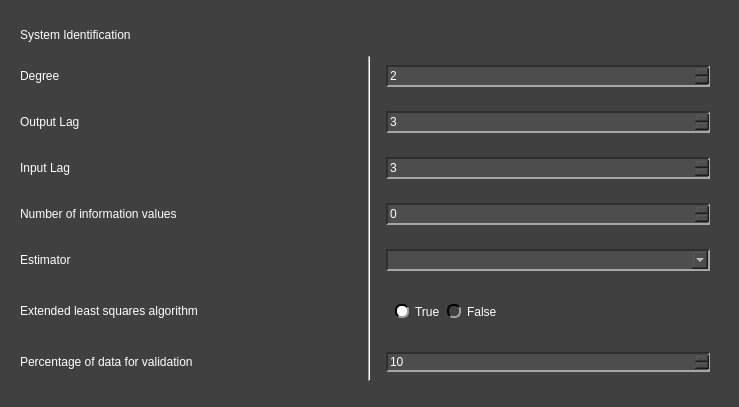
<?xml version="1.0" encoding="UTF-8"?>
<ui version="4.0">
 <class>Arduino_GetModel_W</class>
 <widget class="QWidget" name="Arduino_GetModel_W">
  <property name="geometry">
   <rect>
    <x>0</x>
    <y>0</y>
    <width>739</width>
    <height>407</height>
   </rect>
  </property>
  <property name="windowTitle">
   <string>Form</string>
  </property>
  <property name="styleSheet">
   <string notr="true">QComboBox QAbstractItemView {
    background-color: rgb(77, 77, 77);
}

QComboBox QAbstractItemView::item:focus{
    background-color: rgb(140, 140, 140);
}

QDoubleSpinBox{
	background-color: rgb(77, 77, 77);
	
	border-top: 1.5px solid rgb(46, 46, 46);
	border-left: 1.5px solid rgb(46, 46, 46);

	border-bottom: 1.5px solid rgb(166, 166, 166);
	border-right: 1.5px solid rgb(166, 166, 166);
}

QDoubleSpinBox::up-button{
    image: url(:/imgs/imgs/drop_up_arrow.png);
	width: 11px;

	background-color: rgb(0, 79, 0);
	border-top: 1.5px solid rgb(127, 167, 127);
	border-left: 1.5px solid rgb(127, 167, 127);

	border-bottom: 1.5px solid rgb(0, 0, 0);
	border-right: 1.5px solid rgb(0, 0, 0);
}

QDoubleSpinBox::up-button:pressed{
	border: 2px solid rgb(255, 255, 255);
}

QDoubleSpinBox::up-button:hover{
	background-color: rgb(0, 50, 0);
}

QDoubleSpinBox::down-button{
    image: url(:/imgs/imgs/drop_down_arrow.png);
	width: 11px;

	background-color: rgb(0, 79, 0);
	border-top: 1.5px solid rgb(127, 167, 127);
	border-left: 1.5px solid rgb(127, 167, 127);

	border-bottom: 1.5px solid rgb(0, 0, 0);
	border-right: 1.5px solid rgb(0, 0, 0);
}

QDoubleSpinBox::down-button:pressed{
	border: 2px solid rgb(255, 255, 255);
}

QDoubleSpinBox::down-button:hover{
	background-color: rgb(0, 50, 0);
}

QSpinBox{
	background-color: rgb(77, 77, 77);
	
	border-top: 1.5px solid rgb(46, 46, 46);
	border-left: 1.5px solid rgb(46, 46, 46);

	border-bottom: 1.5px solid rgb(166, 166, 166);
	border-right: 1.5px solid rgb(166, 166, 166);
}

QSpinBox::up-button{
    image: url(:/imgs/imgs/drop_up_arrow.png);
	width: 11px;

	background-color: rgb(0, 79, 0);
	border-top: 1.5px solid rgb(127, 167, 127);
	border-left: 1.5px solid rgb(127, 167, 127);

	border-bottom: 1.5px solid rgb(0, 0, 0);
	border-right: 1.5px solid rgb(0, 0, 0);
}

QSpinBox::up-button:pressed{
	border: 2px solid rgb(255, 255, 255);
}

QSpinBox::up-button:hover{
	background-color: rgb(0, 50, 0);
}

QSpinBox::down-button{
    image: url(:/imgs/imgs/drop_down_arrow.png);
	width: 11px;

	background-color: rgb(0, 79, 0);
	border-top: 1.5px solid rgb(127, 167, 127);
	border-left: 1.5px solid rgb(127, 167, 127);

	border-bottom: 1.5px solid rgb(0, 0, 0);
	border-right: 1.5px solid rgb(0, 0, 0);
}

QSpinBox::down-button:pressed{
	border: 2px solid rgb(255, 255, 255);
}

QSpinBox::down-button:hover{
	background-color: rgb(0, 50, 0);
}

QWidget#Arduino_GetModel_W{
	background-color: rgb(64, 64, 64);
}

QWidget{
	color: rgb(255, 255, 255);
}

QComboBox{
	background-color: rgb(77, 77, 77);
	
	border-top: 1.5px solid rgb(46, 46, 46);
	border-left: 1.5px solid rgb(46, 46, 46);

	border-bottom: 1.5px solid rgb(166, 166, 166);
	border-right: 1.5px solid rgb(166, 166, 166);
}


QComboBox::drop-down{
	image: url(:/imgs/imgs/drop_down_arrow.png);
	width: 11px;

	background-color: rgb(0, 79, 0);
	border-top: 2px solid rgb(127, 167, 127);
	border-left: 2px solid rgb(127, 167, 127);

	border-bottom: 2px solid rgb(0, 0, 0);
	border-right: 2px solid rgb(0, 0, 0);
}

QComboBox::drop-down:hover{
	background-color: rgb(0, 50, 0);
}

QComboBox::drop-down:pressed{
	border: 2px solid rgb(255, 255, 255);
}

QPushButton{
	background-color: rgb(0, 79, 0);

	border-top: 1.5px solid rgb(127, 167, 127);
	border-left: 1.5px solid rgb(127, 167, 127);

	border-bottom: 1.5px solid rgb(0, 0, 0);
	border-right: 1.5px solid rgb(0, 0, 0);

	
	font: 12pt &quot;Helvetica&quot;;
	text-align:center;
}

QWidget{
	font: 12pt &quot;Helvetica&quot;;
}

QPushButton:hover{
	background-color: rgb(0, 50, 0);
}

QPushButton:pressed{
	border: 2px solid rgb(255, 255, 255);
}

QLineEdit{
	background-color: rgb(77, 77, 77);
	border-top: 1.5px solid rgb(46, 46, 46);
	border-left: 1.5px solid rgb(46, 46, 46);

	border-bottom: 1.5px solid rgb(166, 166, 166);
	border-right: 1.5px solid rgb(166, 166, 166);
}

QRadioButton::indicator{
	border-radius: 6px;
	border-top: 1.5px solid rgb(0, 0, 0);
	border-left: 1.5px solid rgb(0, 0, 0);

	border-bottom: 1.5px solid rgb(160, 160, 160);
	border-right: 1.5px solid rgb(160, 160, 160);
}

QRadioButton::indicator::checked{
	background-color: white;
}

QRadioButton::indicator::unchecked:hover{
	background-color: #9F9F9F;
}

QRadioButton::indicator::pressed{
	border: 1.5px solid #505050
}

QPushButton#reload_devices{
	image: url(:/imgs/imgs/reload.png);
	width: 11px;
	background-color: rgb(0, 79, 0);

	border-top: 1.5px solid rgb(127, 167, 127);
	border-left: 1.5px solid rgb(127, 167, 127);

	border-bottom: 1.5px solid rgb(0, 0, 0);
	border-right: 1.5px solid rgb(0, 0, 0);

	
	font: 12pt &quot;Helvetica&quot;;
	text-align:center;
}

QPushButton#reload_devices:hover{
	background-color: rgb(0, 50, 0);
}

QPushButton#reload_devices:pressed{
	border: 2px solid rgb(255, 255, 255);
}</string>
  </property>
  <layout class="QVBoxLayout" name="verticalLayout">
   <item>
    <widget class="QWidget" name="widget" native="true">
     <property name="maximumSize">
      <size>
       <width>16777205</width>
       <height>16777205</height>
      </size>
     </property>
     <layout class="QGridLayout" name="gridLayout">
      <item row="3" column="0">
       <widget class="QLabel" name="label_5">
        <property name="minimumSize">
         <size>
          <width>0</width>
          <height>30</height>
         </size>
        </property>
        <property name="maximumSize">
         <size>
          <width>16777215</width>
          <height>30</height>
         </size>
        </property>
        <property name="text">
         <string>Input Lag</string>
        </property>
       </widget>
      </item>
      <item row="4" column="0">
       <widget class="QLabel" name="label_6">
        <property name="minimumSize">
         <size>
          <width>0</width>
          <height>30</height>
         </size>
        </property>
        <property name="maximumSize">
         <size>
          <width>16777215</width>
          <height>30</height>
         </size>
        </property>
        <property name="text">
         <string>Number of information values</string>
        </property>
       </widget>
      </item>
      <item row="7" column="2">
       <widget class="QWidget" name="widget_19" native="true">
        <layout class="QHBoxLayout" name="horizontalLayout_2">
         <item>
          <widget class="QSpinBox" name="perc_data_val_in">
           <property name="minimum">
            <number>10</number>
           </property>
          </widget>
         </item>
        </layout>
       </widget>
      </item>
      <item row="3" column="2">
       <widget class="QWidget" name="widget_6" native="true">
        <layout class="QGridLayout" name="gridLayout_7">
         <item row="0" column="0">
          <widget class="QSpinBox" name="inp_lag_sysid_in">
           <property name="minimumSize">
            <size>
             <width>0</width>
             <height>22</height>
            </size>
           </property>
           <property name="maximumSize">
            <size>
             <width>16777215</width>
             <height>22</height>
            </size>
           </property>
           <property name="baseSize">
            <size>
             <width>0</width>
             <height>12</height>
            </size>
           </property>
           <property name="value">
            <number>3</number>
           </property>
          </widget>
         </item>
        </layout>
       </widget>
      </item>
      <item row="2" column="2">
       <widget class="QWidget" name="widget_8" native="true">
        <layout class="QGridLayout" name="gridLayout_5">
         <item row="0" column="0">
          <widget class="QSpinBox" name="out_lag_sysid_in">
           <property name="minimumSize">
            <size>
             <width>0</width>
             <height>22</height>
            </size>
           </property>
           <property name="maximumSize">
            <size>
             <width>16777215</width>
             <height>22</height>
            </size>
           </property>
           <property name="value">
            <number>3</number>
           </property>
          </widget>
         </item>
        </layout>
       </widget>
      </item>
      <item row="1" column="0">
       <widget class="QLabel" name="label_4">
        <property name="minimumSize">
         <size>
          <width>0</width>
          <height>30</height>
         </size>
        </property>
        <property name="maximumSize">
         <size>
          <width>16777215</width>
          <height>30</height>
         </size>
        </property>
        <property name="text">
         <string>Degree</string>
        </property>
       </widget>
      </item>
      <item row="6" column="2">
       <widget class="QWidget" name="widget_9" native="true">
        <layout class="QHBoxLayout" name="horizontalLayout_3">
         <item alignment="Qt::AlignLeft">
          <widget class="QWidget" name="widget_18" native="true">
           <layout class="QGridLayout" name="gridLayout_15">
            <item row="1" column="0" alignment="Qt::AlignLeft">
             <widget class="QRadioButton" name="true_ext_lsq">
              <property name="text">
               <string>True</string>
              </property>
              <property name="checked">
               <bool>true</bool>
              </property>
              <attribute name="buttonGroup">
               <string notr="true">extended_lsq_radio_group</string>
              </attribute>
             </widget>
            </item>
            <item row="1" column="1">
             <widget class="QRadioButton" name="false_ext_lsq">
              <property name="text">
               <string>False</string>
              </property>
              <attribute name="buttonGroup">
               <string notr="true">extended_lsq_radio_group</string>
              </attribute>
             </widget>
            </item>
           </layout>
          </widget>
         </item>
        </layout>
       </widget>
      </item>
      <item row="1" column="2">
       <widget class="QWidget" name="widget_5" native="true">
        <layout class="QGridLayout" name="gridLayout_6">
         <item row="0" column="0">
          <widget class="QSpinBox" name="degree_sysid_in">
           <property name="minimumSize">
            <size>
             <width>0</width>
             <height>22</height>
            </size>
           </property>
           <property name="maximumSize">
            <size>
             <width>16777215</width>
             <height>22</height>
            </size>
           </property>
           <property name="singleStep">
            <number>1</number>
           </property>
           <property name="value">
            <number>2</number>
           </property>
          </widget>
         </item>
        </layout>
       </widget>
      </item>
      <item row="7" column="0">
       <widget class="QLabel" name="label_2">
        <property name="minimumSize">
         <size>
          <width>0</width>
          <height>30</height>
         </size>
        </property>
        <property name="maximumSize">
         <size>
          <width>16777215</width>
          <height>30</height>
         </size>
        </property>
        <property name="text">
         <string>Percentage of data for validation </string>
        </property>
       </widget>
      </item>
      <item row="6" column="0">
       <widget class="QLabel" name="label_8">
        <property name="minimumSize">
         <size>
          <width>0</width>
          <height>30</height>
         </size>
        </property>
        <property name="maximumSize">
         <size>
          <width>16777215</width>
          <height>30</height>
         </size>
        </property>
        <property name="baseSize">
         <size>
          <width>0</width>
          <height>0</height>
         </size>
        </property>
        <property name="text">
         <string>Extended least squares algorithm</string>
        </property>
       </widget>
      </item>
      <item row="5" column="0">
       <widget class="QLabel" name="label_7">
        <property name="minimumSize">
         <size>
          <width>0</width>
          <height>30</height>
         </size>
        </property>
        <property name="maximumSize">
         <size>
          <width>16777215</width>
          <height>30</height>
         </size>
        </property>
        <property name="text">
         <string>Estimator</string>
        </property>
       </widget>
      </item>
      <item row="2" column="0">
       <widget class="QLabel" name="label_9">
        <property name="minimumSize">
         <size>
          <width>0</width>
          <height>30</height>
         </size>
        </property>
        <property name="maximumSize">
         <size>
          <width>16777215</width>
          <height>30</height>
         </size>
        </property>
        <property name="text">
         <string>Output Lag</string>
        </property>
       </widget>
      </item>
      <item row="0" column="0">
       <widget class="QLabel" name="label">
        <property name="minimumSize">
         <size>
          <width>0</width>
          <height>30</height>
         </size>
        </property>
        <property name="maximumSize">
         <size>
          <width>16777215</width>
          <height>30</height>
         </size>
        </property>
        <property name="text">
         <string>System Identification</string>
        </property>
       </widget>
      </item>
      <item row="4" column="2">
       <widget class="QWidget" name="widget_2" native="true">
        <layout class="QGridLayout" name="gridLayout_2">
         <item row="0" column="0">
          <widget class="QSpinBox" name="num_inf_value_sysid_in">
           <property name="minimumSize">
            <size>
             <width>0</width>
             <height>22</height>
            </size>
           </property>
           <property name="maximumSize">
            <size>
             <width>16777215</width>
             <height>22</height>
            </size>
           </property>
          </widget>
         </item>
        </layout>
       </widget>
      </item>
      <item row="5" column="2">
       <widget class="QWidget" name="widget_4" native="true">
        <layout class="QGridLayout" name="gridLayout_3">
         <item row="0" column="0">
          <widget class="QComboBox" name="esti_sysid_in">
           <property name="minimumSize">
            <size>
             <width>0</width>
             <height>22</height>
            </size>
           </property>
           <property name="maximumSize">
            <size>
             <width>16777215</width>
             <height>22</height>
            </size>
           </property>
          </widget>
         </item>
        </layout>
       </widget>
      </item>
      <item row="1" column="1" rowspan="7">
       <widget class="Line" name="line">
        <property name="orientation">
         <enum>Qt::Vertical</enum>
        </property>
       </widget>
      </item>
     </layout>
    </widget>
   </item>
  </layout>
 </widget>
 <resources>
  <include location="C:/Users/rafar/OneDrive/Documentos/IC - PySide/pydaq/uis/resources_1.qrc"/>
 </resources>
 <connections/>
 <buttongroups>
  <buttongroup name="extended_lsq_radio_group"/>
  <buttongroup name="save_radio_group"/>
  <buttongroup name="plot_radio_group"/>
 </buttongroups>
</ui>
